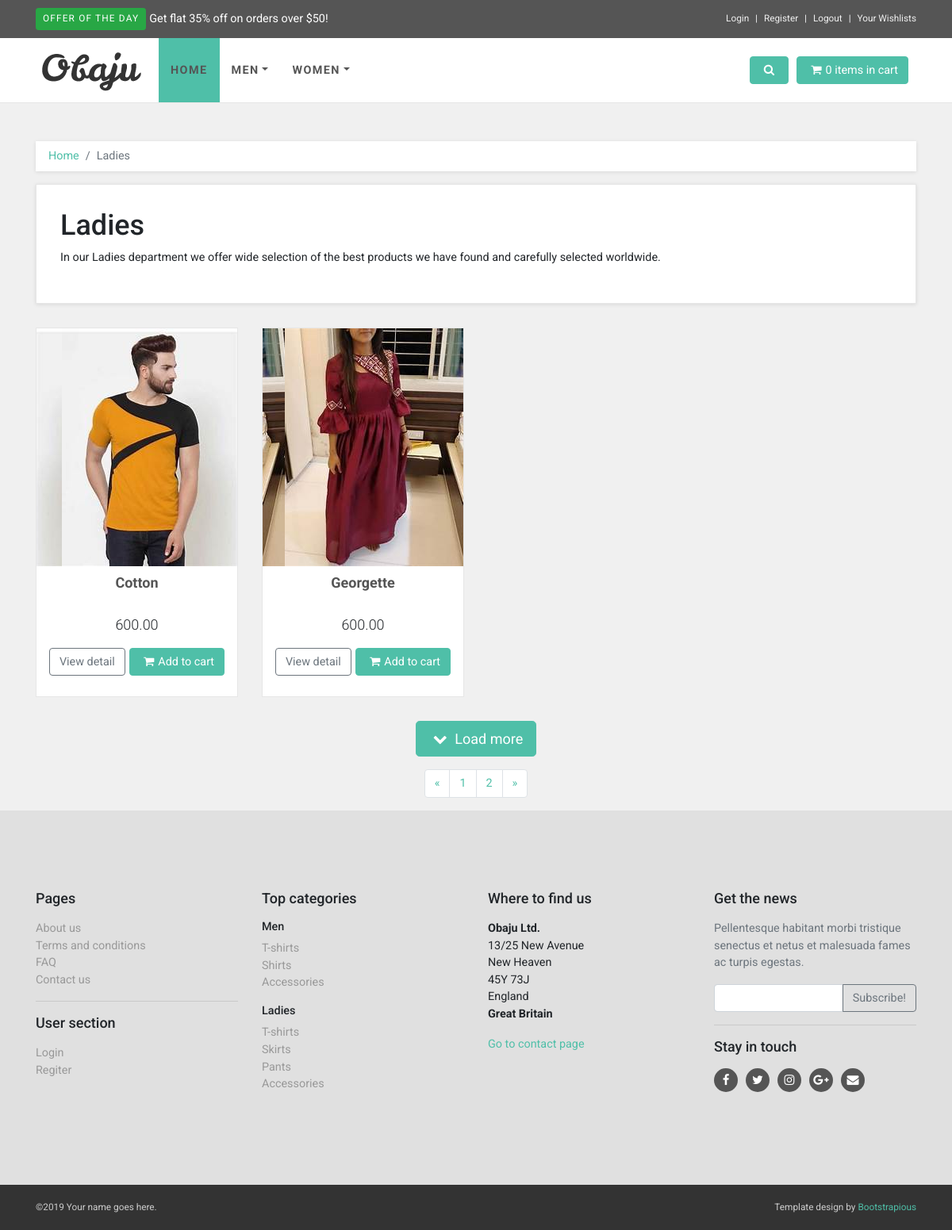
/store/, run on the app's committed database.
### store/models.py (models this page shows, shortened)
class Category(models.Model):
    parent = models.ForeignKey('self', related_name='children', on_delete=models.CASCADE, blank=True, null=True)
    title = models.CharField(max_length=50)
    slug = models.SlugField(max_length=255)
    class Meta:
        verbose_name_plural = 'Categories'

class Product(models.Model):
    COLORS = (
        ('Red', 'Red'),
        ('Yellow', 'Yellow'),
        ('Green', 'Green'),
        ('Black', 'Black'),
        ('White', 'White'),
        ('Pink', 'Pink'),
        ('Maroon', 'Maroon'),
    )
    category = models.ForeignKey('Category', related_name='products', on_delete=models.CASCADE, default=True)
    parent = models.ForeignKey('self', related_name='variants', on_delete=models.CASCADE, blank=True, null=True)
    name = models.CharField(max_length=200, null=True, blank=True)
    slug = models.SlugField(max_length=255)
    price = models.DecimalField(max_digits=7, decimal_places=2)
    digital = models.BooleanField(default=False, null=True, blank=True)
    image = models.ImageField(null=True, blank=True)
    image1 = models.ImageField(null=True, blank=True)
    image2 = models.ImageField(null=True, blank=True)
    color = models.CharField(max_length=100, null=True, choices=COLORS)
    description = models.TextField(blank=True, null=True)
    num_available = models.IntegerField(default=1)
    num_visits = models.IntegerField(default=0)
    last_visit = models.DateTimeField(blank=True, null=True)
    wished_item = models.ManyToManyField(settings.AUTH_USER_MODEL, related_name='favourite',
                  default=None, blank=True)
    @property
    def imageURL(self):
        try:
            url = self.image1.url
        except:
            url = ''
        return url

### store/views.py (the view)
# urls.py: path("store/", include("store.urls", namespace="store")),
def store(request):
    data = cartData(request)
    cartItems = data['cartItems']
    order = data['order']
    items = data['items']
    products = Product.objects.all()
    page = request.GET.get('page', 1)
    paginator = Paginator(products, 1)
    try:
        products_list = paginator.page(page)
    except PageNotAnInteger:
        products_list = paginator.page(1)
    except EmptyPage:
        products_list = paginator.page(paginator.num_pages)
    context = {'products': products, 'products_list': products_list, 'cartItems': cartItems, 'order':order}
    return render(request, 'store/store.html', context)

### cart/utils.py (called while the page is built, shortened)
def cookieCart(request):
    try:
        cart = json.loads(request.COOKIES['cart'])
    except:
        cart = {}
        print('CART:', cart)
    items = []
    order = {'get_cart_total': 0, 'get_cart_items': 0, 'shipping': False}
    cartItems = order['get_cart_items']
    return {'cartItems': cartItems, 'order': order, 'items': items}

def cartData(request):
    if request.user.is_authenticated:
        customer = request.user.customer
        order, created = Order.objects.get_or_create(customer=customer, complete=False)
        items = order.orderitem_set.all()
        cartItems = order.get_cart_items
    else:
        cookieData = cookieCart(request)
        cartItems = cookieData['cartItems']
        order = cookieData['order']
        items = cookieData['items']
    return {'cartItems': cartItems, 'order': order, 'items': items}

### store/context_processors.py (called while the page is built)
def menu_categories(request):
    categories = Category.objects.filter(parent=None)
    return {'menu_categories':categories}

### store/templates/store/store.html
{% extends 'store/base.html' %}
{% load static %}
{% block content %}
    <div id="all">
      <div id="content">
        <div class="container">
          <div class="row">
            <div class="col-lg-12">
              <nav aria-label="breadcrumb">
                <ol class="breadcrumb">
                  <li class="breadcrumb-item"><a href="#">Home</a></li>
                  <li aria-current="page" class="breadcrumb-item active">Ladies</li>
                </ol>
              </nav>
              <div class="box">
                <h1>Ladies</h1>
                <p>In our Ladies department we offer wide selection of the best products we have found and carefully selected worldwide.</p>
              </div>
              <div class="row products">
              {% for product in products %}
                <div class="col-lg-3 col-md-4">
                  <div class="product">
                    <div class="flip-container">
                      <div class="flipper">
                        <div class="front"><a href="" class="invisible"><img src="{{product.imageURL}}" alt="" class="img-fluid"></a></div>
                        <div class="back"><a href=""><img src="{{product.imageURL}}" alt="" class="img-fluid"></a></div>
                      </div>
                    </div><a href=""><img src="{{product.imageURL}}" alt="" class="img-fluid"></a>
                    <div class="text">
                      <h3><a href="">{{ product.name }}</a></h3>
                      <p class="price">
                        {{ product.price }}
                      </p>
                      <p class="buttons"><a href="{% url 'detail' product.category.slug product.slug %}" class="btn btn-outline-secondary">View detail</a><button data-product="{{product.id}}" data-action="add" class="btn btn-primary add-btn update-cart"><i class="fa fa-shopping-cart"></i>Add to cart</button></p>
                    </div>
                  </div>
                </div>
              {% endfor %}
              </div>
              <div class="pages">
                <p class="loadMore"><a href="#" class="btn btn-primary btn-lg"><i class="fa fa-chevron-down"></i> Load more</a></p>
                <nav aria-label="Page navigation example" class="d-flex justify-content-center">
                  {% if products_list.has_other_pages %}
                    <ul class="pagination">
                        {% if products_list.has_previous %}
                           <li class="page-item"><a href="?page={{ products_list.previous_page_number }}" aria-label="Previous" class="page-link"><span aria-hidden="true">«</span><span class="sr-only">Previous</span></a></li>
                        {% else %}
                            <li class="page-item"><a href="#" aria-label="Previous" class="page-link"><span aria-hidden="true">&laquo;</span><span class="sr-only">Previous</span></a>
                        {% endif %}
                        {% for i in products_list.paginator.page_range %}
                           {% if products_list.number == i %}
                              <li class="page-item active page-link">{{ i }}</li>
                           {% else %}
                               <li class="page-item"><a href="?page={{ i }}" class="page-link">{{ i }}</a></li>
                           {% endif %}
                        {% endfor %}
                        {% if products_list.has_next %}
                          <li class="page-item"><a href="?page={{ products_list.next_page_number }}" aria-label="Next" class="page-link"><span aria-hidden="true">»</span><span class="sr-only">Next</span></a></li>
                        {% else %}
                          <li class="page-item"><a href="#" aria-label="Next" class="page-link"><span aria-hidden="true">»</span><span class="sr-only">Next</span></a></li>
                        {% endif %}
                    </ul>
                  {% endif %}
                </nav>
              </div>
            </div>
          </div>
        </div>
      </div>
    </div>
{% endblock content %}

### store/templates/store/base.html (shortened to what this page needs)
{% load static %}
<!DOCTYPE html>
<html>
  <head>
    <link rel="stylesheet" href="{% static 'vendor/bootstrap/css/bootstrap.min.css' %}">
    <link rel="stylesheet" href="{% static 'vendor/font-awesome/css/font-awesome.min.css' %}">
    <link rel="stylesheet" href="{% static 'vendor/owl.carousel/assets/owl.carousel.css' %}">
    <link rel="stylesheet" href="{% static 'vendor/owl.carousel/assets/owl.theme.default.css' %}">
    <link rel="stylesheet" href="{% static 'css/style.default.css'%}" id="theme-stylesheet">
    <link rel="stylesheet" href="{% static 'css/custom.css' %}">
  </head>
<body>
    <header class="header mb-5">
      <div id="top">
        <div class="container">
          <div class="row">
            <div class="col-lg-6 offer mb-3 mb-lg-0"><a href="#" class="btn btn-success btn-sm">Offer of the day</a><a href="#" class="ml-1">Get flat 35% off on orders over $50!</a></div>
            <div class="col-lg-6 text-center text-lg-right">
              <ul class="menu list-inline mb-0">
                <li class="list-inline-item"><a href="{% url 'account:login' %}">Login</a></li>
                <li class="list-inline-item"><a href="{% url 'account:register' %}">Register</a></li>
                <li class="list-inline-item"><a href="{% url 'account:logout' %}">Logout</a></li>
                <li class="list-inline-item"><a href="{% url 'account:wishlist' %}">Your Wishlists</a></li>
              </ul>
            </div>
          </div>
        </div>
      </div>
      <nav class="navbar navbar-expand-lg">
        <div class="container"><a href="index.html" class="navbar-brand home"><img src="{% static 'images/logo.png' %}" alt="Obaju logo" class="d-none d-md-inline-block"></a>
          <div id="navigation" class="collapse navbar-collapse">
                  <ul class="navbar-nav mr-auto">
                  <li class="nav-item"><a href="" class="nav-link active">Home</a></li>
               {% for category in menu_categories %}
                   {% if not category.children.all %}
                      <li class="nav-item dropdown menu-large"><a href="{% url 'category_detail' category.slug %}" data-toggle="dropdown" data-hover="dropdown" data-delay="200" class="dropdown-toggle nav-link">{{ category.title }}<b class="caret"></b></a>
                   {% else %}
                        <li class="nav-item dropdown menu-large"><a href="{% url 'category_detail' category.slug %}" data-toggle="dropdown" data-hover="dropdown" data-delay="200" class="dropdown-toggle nav-link">{{ category.title }}<b class="caret"></b></a>
                   {% endif %}
               {% endfor %}
              </li>
                  </ul>
          </div>
            <div class="navbar-buttons d-flex justify-content-end">
              <a data-toggle="collapse" href="#search" class="btn navbar-btn btn-primary d-none d-lg-inline-block"><i class="fa fa-search"></i></a>
              <div id="basket-overview" class="navbar-collapse collapse d-none d-lg-block"><a href="{% url 'cart' %}" class="btn btn-primary navbar-btn"><i class="fa fa-shopping-cart"></i><span id="cart-total">{{order.get_cart_items}} items in cart</span></a></div>
            </div>
          </div>
      </nav>
    </header>
{% block content %}
    {% endblock content %}
    <div id="footer">
      <div class="container">
        <div class="row">
          <div class="col-lg-3 col-md-6">
            <h4 class="mb-3">Pages</h4>
            <ul class="list-unstyled">
              <li><a href="text.html">About us</a></li>
              <li><a href="text.html">Terms and conditions</a></li>
              <li><a href="faq.html">FAQ</a></li>
              <li><a href="contact.html">Contact us</a></li>
            </ul>
            <hr>
            <h4 class="mb-3">User section</h4>
            <ul class="list-unstyled">
              <li><a href="#" data-toggle="modal" data-target="#login-modal">Login</a></li>
              <li><a href="register.html">Regiter</a></li>
            </ul>
          </div>
          <div class="col-lg-3 col-md-6">
            <h4 class="mb-3">Top categories</h4>
            <h5>Men</h5>
            <ul class="list-unstyled">
              <li><a href="{% url 'store' %}">T-shirts</a></li>
              <li><a href="{% url 'store' %}">Shirts</a></li>
              <li><a href="{% url 'store' %}">Accessories</a></li>
            </ul>
            <h5>Ladies</h5>
            <ul class="list-unstyled">
              <li><a href="{% url 'store' %}">T-shirts</a></li>
              <li><a href="{% url 'store' %}">Skirts</a></li>
              <li><a href="{% url 'store' %}">Pants</a></li>
              <li><a href="{% url 'store' %}">Accessories</a></li>
            </ul>
          </div>
          <div class="col-lg-3 col-md-6">
            <h4 class="mb-3">Where to find us</h4>
            <p><strong>Obaju Ltd.</strong><br>13/25 New Avenue<br>New Heaven<br>45Y 73J<br>England<br><strong>Great Britain</strong></p><a href="contact.html">Go to contact page</a>
          </div>
          <div class="col-lg-3 col-md-6">
            <h4 class="mb-3">Get the news</h4>
            <p class="text-muted">Pellentesque habitant morbi tristique senectus et netus et malesuada fames ac turpis egestas.</p>
            <form>
              <div class="input-group">
                <input type="text" class="form-control"><span class="input-group-append">
                  <button type="button" class="btn btn-outline-secondary">Subscribe!</button></span>
              </div>
            </form>
            <hr>
            <h4 class="mb-3">Stay in touch</h4>
            <p class="social"><a href="#" class="facebook external"><i class="fa fa-facebook"></i></a><a href="#" class="twitter external"><i class="fa fa-twitter"></i></a><a href="#" class="instagram external"><i class="fa fa-instagram"></i></a><a href="#" class="gplus external"><i class="fa fa-google-plus"></i></a><a href="#" class="email external"><i class="fa fa-envelope"></i></a></p>
          </div>
        </div>
      </div>
    </div>
    <div id="copyright">
      <div class="container">
        <div class="row">
          <div class="col-lg-6 mb-2 mb-lg-0">
            <p class="text-center text-lg-left">©2019 Your name goes here.</p>
          </div>
          <div class="col-lg-6">
            <p class="text-center text-lg-right">Template design by <a href="https://bootstrapious.com/">Bootstrapious</a>
            </p>
          </div>
        </div>
      </div>
    </div>
  </body>
</html>

### data on the page
Category: title "MEN"
Category: title "WOMEN"
Product: imageURL (picture), name "Cotton", price "600.00"
Product: imageURL (picture), name "Georgette", price "600.00"

### other printed values
{{ order.get_cart_items }} "0"
{{ i }} "1"
{{ i }} "2"
